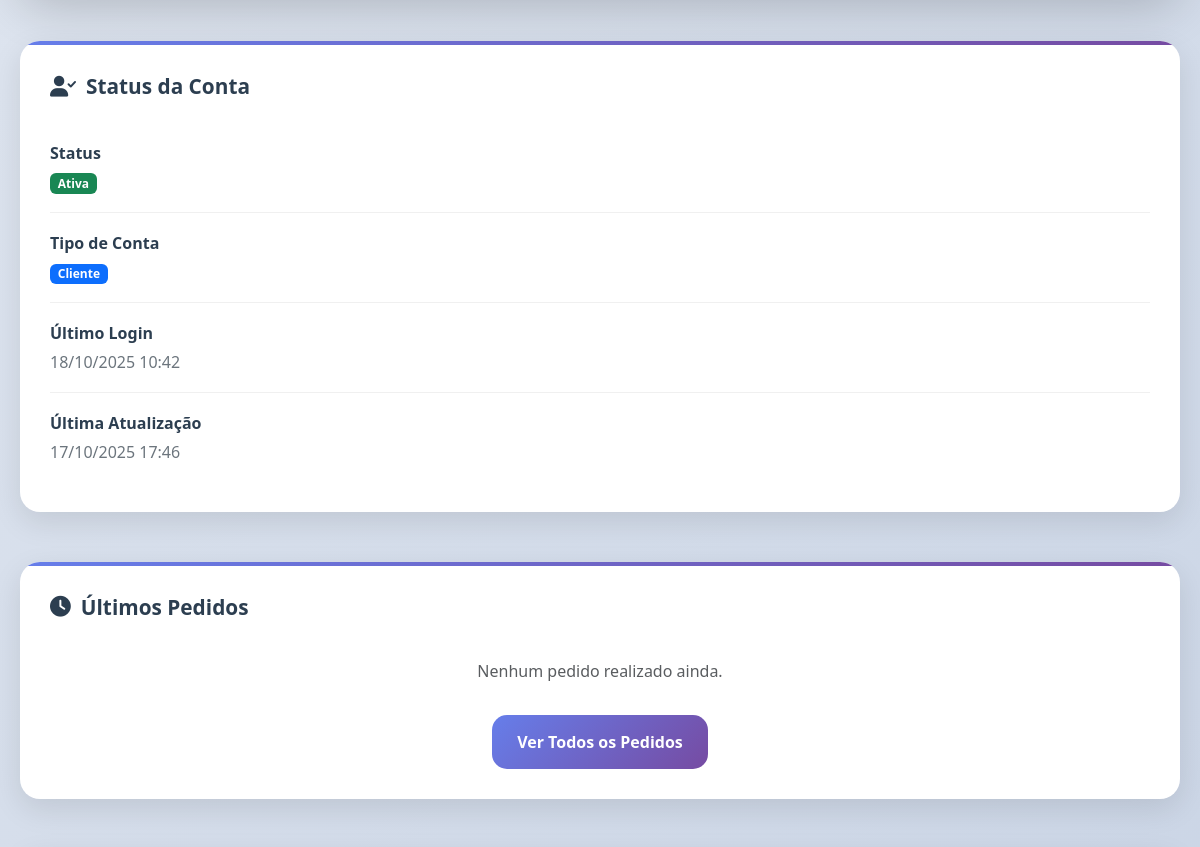
The page /register/perfil/ (signed in, middle part) on the database as committed earlier.
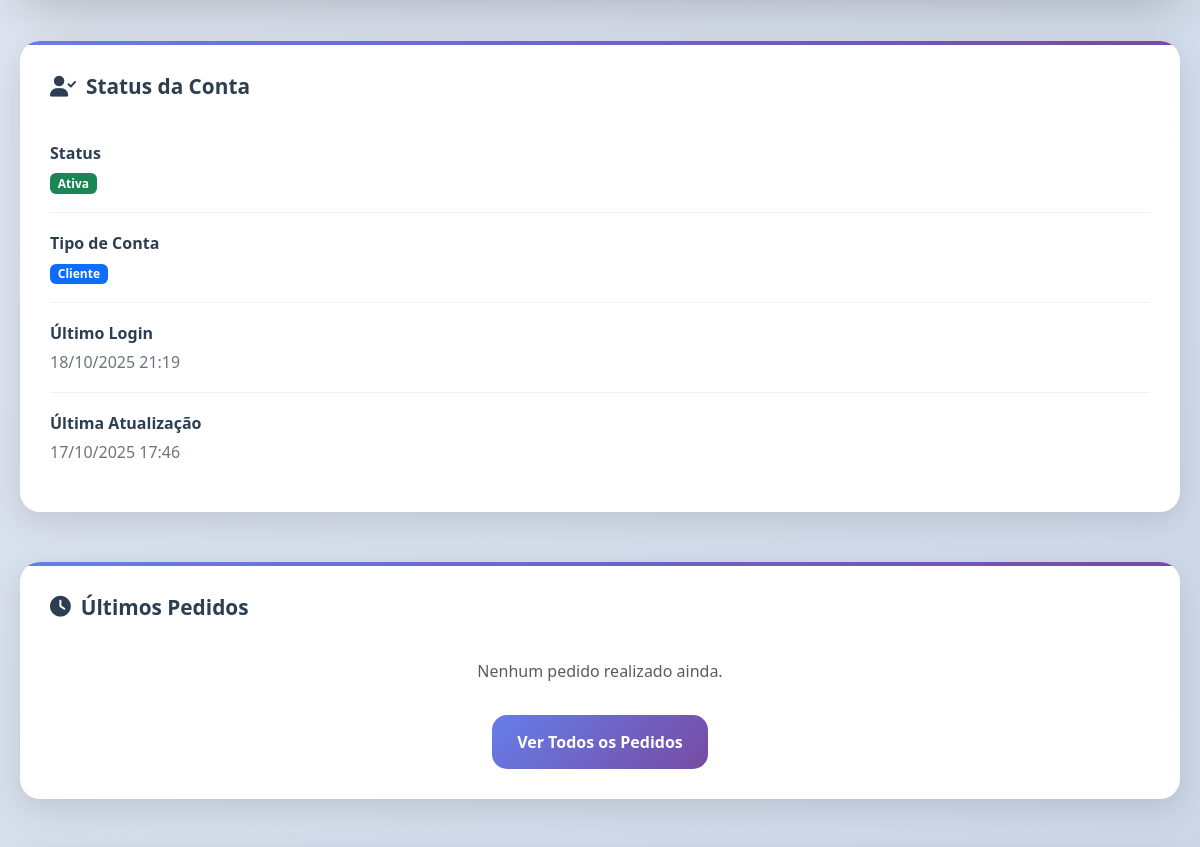
The same page on the database as committed later.
### conta/models.py (models this page shows, shortened)
class Usuario(AbstractUser):
    username = models.CharField(
        max_length=150,
        unique=True,
        blank=True,
        null=True
    )
    email = models.EmailField('E-mail', unique=True)
    nome = models.CharField('Nome Completo', max_length=100)
    telemovel = models.CharField('Telemóvel', max_length=15, blank=True, null=True)
    cpf = models.CharField('CPF', max_length=14, unique=True)
    data_nascimento = models.DateField('Data de Nascimento', blank=True, null=True)
    bairro = models.CharField('Bairro', max_length=100, blank=True, null=True)
    cidade = models.CharField('Cidade', max_length=100, blank=True, null=True)
    provincia = models.CharField('Província', max_length=50, blank=True, null=True)
    municipio = models.CharField('Município', max_length=50, blank=True, null=True)
    foto_perfil = models.ImageField(
        'Foto de Perfil',
        upload_to='avatars/%Y/%m/%d/',
        blank=True,
        null=True
    )
    data_criacao = models.DateTimeField('Data de Criação', default=timezone.now)
    data_atualizacao = models.DateTimeField('Data de Atualização', auto_now=True)
    USERNAME_FIELD = 'email'
    REQUIRED_FIELDS = ['nome', 'cpf', 'username']
    class Meta:
        verbose_name = 'Usuário'
        verbose_name_plural = 'Usuários'
        db_table = 'conta_usuario'

### conta/views.py (the view)
# urls.py: path('perfil/', views.perfil, name='perfil'),
@login_required
def perfil(request):
    usuario = request.user
    return render(request, 'perfil.html', {'usuario': usuario})

### carinho/models.py (called while the page is built)
    @property
    def total_itens(self):
        return self.itens.aggregate(total=models.Sum('quantidade'))['total'] or 0

### index/context_processors.py (called while the page is built)
def videos_context(request):
    video_principal = VideoHistoria.objects.filter(
        ativo=True,
        principal=True
    ).first()
    if not video_principal:
        video_principal = VideoHistoria.objects.filter(ativo=True).first()
    videos_galeria = VideoHistoria.objects.filter(
        ativo=True
    ).exclude(id=video_principal.id if video_principal else None).order_by('ordem_exibicao')[:6]
    return {
        'video_principal': video_principal,
        'videos_galeria': videos_galeria,
    }

### conta/templates/perfil.html (shortened to what the changed rows need)
<!DOCTYPE html>
{% load static %}
<html lang="pt-br">
<head>
    <link href="https://cdn.jsdelivr.net/npm/bootstrap@5.3.0/dist/css/bootstrap.min.css" rel="stylesheet">
    <link rel="stylesheet" href="https://cdnjs.cloudflare.com/ajax/libs/font-awesome/6.0.0/css/all.min.css">
    <link href="https://unpkg.com/aos@2.3.1/dist/aos.css" rel="stylesheet">
    <link href="{% static "css/per.css" %}" rel="stylesheet">
</head>
<body>
    <div class="main-container">
        <div class="content-grid">
            <div class="sidebar-content">
                <div class="info-card" data-aos="fade-left" data-aos-delay="300">
                    <div class="info-item">
                        <div class="info-label">Último Login</div>
                        <div class="info-value">
                            {% if usuario.last_login %}
                                {{ usuario.last_login|date:"d/m/Y H:i" }}
                            {% else %}
                                <span class="empty-field">Primeiro acesso</span>
                            {% endif %}
                        </div>
                    </div>
                    <div class="info-item">
                        <div class="info-label">Última Atualização</div>
                        <div class="info-value">{{ usuario.data_atualizacao|date:"d/m/Y H:i" }}</div>
                    </div>
                </div>
            </div>
        </div>
    </div>
</body>
</html>

Rows that differ between the two databases and show on the page:
changed Usuario: last_login "18/10/2025 10:42" → "18/10/2025 21:19"
